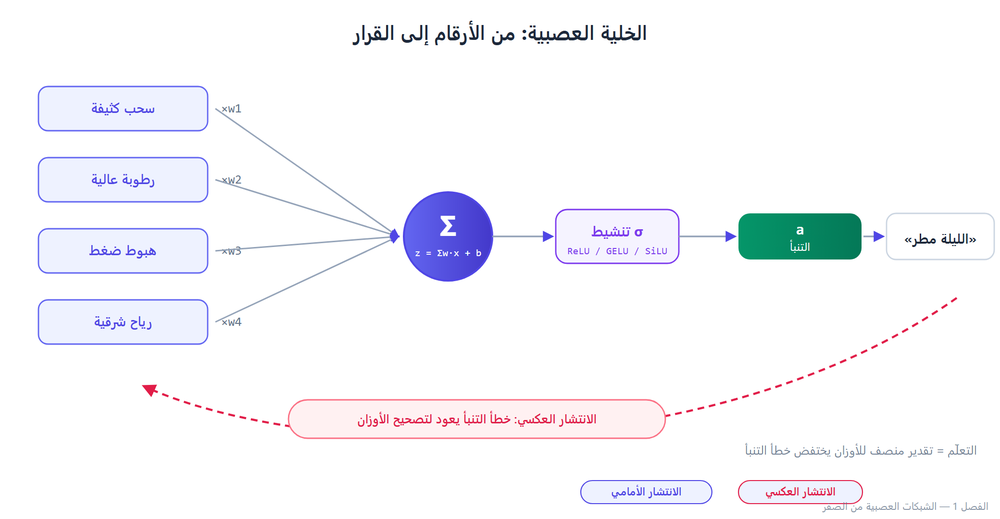
#> input picture courses/transformers-llms-theory-to-systems/media/dist/images/f01_neuron.png, 1000 x 519 px, shrunk from 2080 x 1080 before the run, given in place of the camera
$ jupyter execute --allow-errors ch-06-ch06-edges.ipynb   (older library calls are emulated)   (text cells are left out)
#> lines starting #> are read from the running program, lines starting #| are printed output that depends on the picture; after the words box and inside, x2 and y2 are one past the last pixel; in counts of white or black regions, pixels touching at a corner belong together
[cell 1]
#!/usr/bin/env python3
# -*- coding: utf-8 -*-
"""
OpenCV 5 والرؤية الحاسوبية بالذكاء الاصطناعي — التدرجات ومرشحات الحواف: من Sobel إلى Canny
OpenCV 5 and AI Computer Vision — Edges

Book slug : opencv-5-ai-vision
Chapter   : ch-06-ch06-edges (lesson 6)
Code files: 7 consolidated fragment(s)

All code fragments from this chapter are collected in this single file,
in the same order as the matching Jupyter notebook.
"""

# ────────────────────────────────────────────────────────────────────────
# [001] maghzbook-download/opencv-5-ai-vision/code/ch-06-ch06-edges.py
# ────────────────────────────────────────────────────────────────────────
#!/usr/bin/env python3
# -*- coding: utf-8 -*-
"""
OpenCV 5 والرؤية الحاسوبية بالذكاء الاصطناعي — التدرجات ومرشحات الحواف: من Sobel إلى Canny
OpenCV 5 and AI Computer Vision — Edges

Book slug : opencv-5-ai-vision
Chapter   : ch-06-ch06-edges (lesson 6)
Code files: 6 consolidated fragment(s)

All code fragments from this chapter are collected in this single file,
in the same order as the matching Jupyter notebook.
"""

# ────────────────────────────────────────────────────────────────────────
# [001] content/chapters/ch06_edges.md
# ────────────────────────────────────────────────────────────────────────
import cv2
import numpy as np

gray = cv2.imread("assets/samples/building.jpg", cv2.IMREAD_GRAYSCALE)

#> (the rest of this cell did not finish here and is left out)

[cell 2]
#!/usr/bin/env python3
# -*- coding: utf-8 -*-
"""
OpenCV 5 والرؤية الحاسوبية بالذكاء الاصطناعي — التدرجات ومرشحات الحواف: من Sobel إلى Canny
OpenCV 5 and AI Computer Vision — Edges

Book slug : opencv-5-ai-vision
Chapter   : ch-06-ch06-edges (lesson 6)
Code files: 6 consolidated fragment(s)

All code fragments from this chapter are collected in this single file,
in the same order as the matching Jupyter notebook.
"""

# ────────────────────────────────────────────────────────────────────────
# [001] content/chapters/ch06_edges.md
# ────────────────────────────────────────────────────────────────────────
import cv2
import numpy as np

gray = cv2.imread("assets/samples/building.jpg", cv2.IMREAD_GRAYSCALE)

#> (the rest of this cell did not finish here and is left out)

[cell 3]
import cv2
import numpy as np

gray = cv2.imread("assets/samples/building.jpg", cv2.IMREAD_GRAYSCALE)

#> (the rest of this cell did not finish here and is left out)

#> (a cell that did not finish here is left out)

#> (a cell that did not finish here is left out)

[cell 6]
edges = cv2.Canny(gray, threshold1=90, threshold2=180, apertureSize=3, L2gradient=False)

[cell 7]
def auto_canny(image, sigma=0.33):
    v = np.median(image)
    lower = int(max(0, (1.0 - sigma) * v))
    upper = int(min(255, (1.0 + sigma) * v))
    return cv2.Canny(image, lower, upper)

#> (the rest of this cell did not finish here and is left out)

[cell 8]
import cv2
import numpy as np

cap = cv2.VideoCapture(0)
while cap.isOpened():
    ok, frame = cap.read()
#> frame is the input picture: shape (519, 1000, 3); mean B, G, R 250.4, 246.4, 246.2
    if not ok:
        break
    gray = cv2.cvtColor(frame, cv2.COLOR_BGR2GRAY)
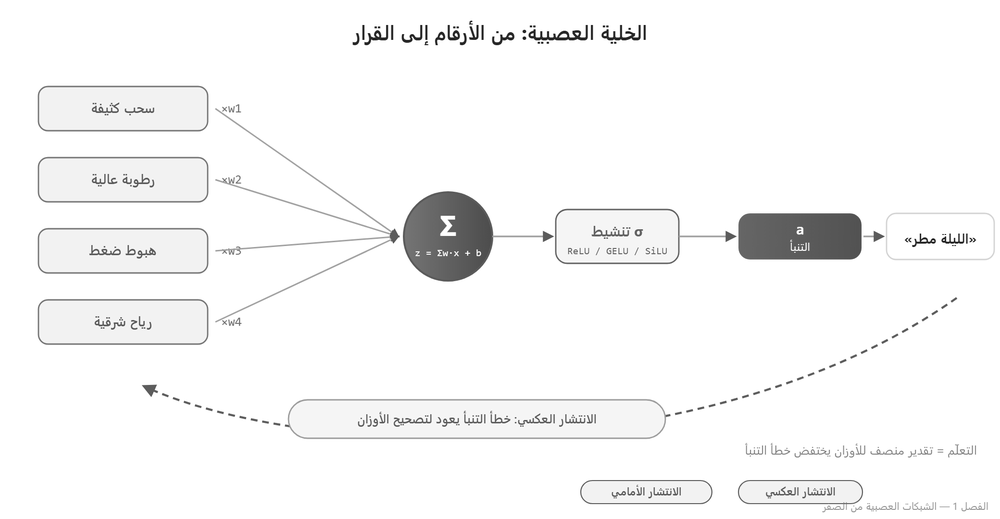
#> gray: shape (519, 1000); min 0, max 255, mean 246.8
    blur = cv2.GaussianBlur(gray, (5, 5), 1.6)      # قبل الحواف: تنعيم خفيف
    edges = cv2.Canny(blur, 80, 160)
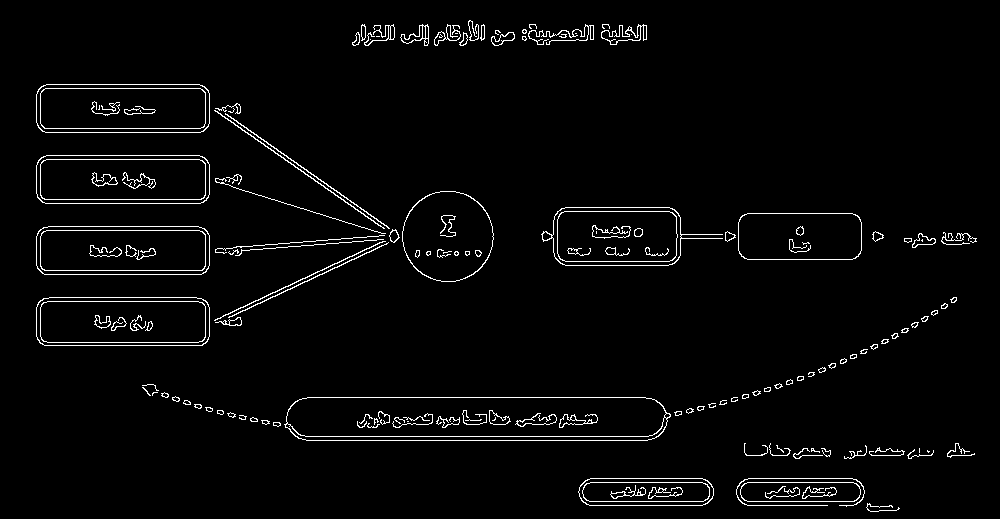
#> edges: shape (519, 1000); 2.9% white in thin lines or dots, all inside (x1, y1, x2, y2) = (36, 20, 977, 512)
    edges_color = cv2.cvtColor(edges, cv2.COLOR_GRAY2BGR)
    cv2.imshow('frame | edges', np.hstack([frame, edges_color]))
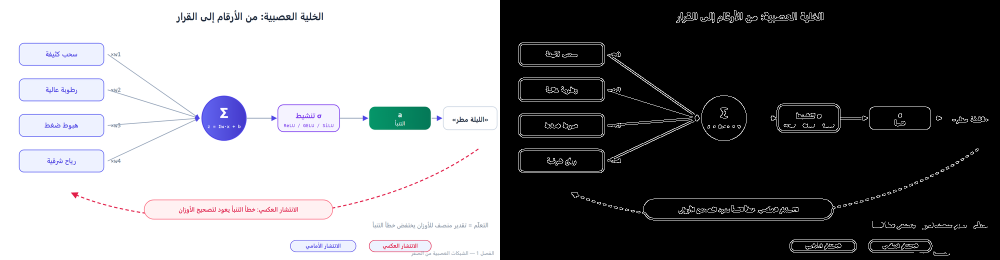
#> window 'frame | edges': shape (519, 2000, 3) (shown at 1/2 size); mean B, G, R 128.9, 126.8, 126.8
    if cv2.waitKey(1) & 0xFF == ord('q'):
#> (key q is pressed here)
        break
cap.release()
cv2.destroyAllWindows()

$ run again, on courses/transformers-llms-theory-to-systems/media/dist/images/f02_backprop.png
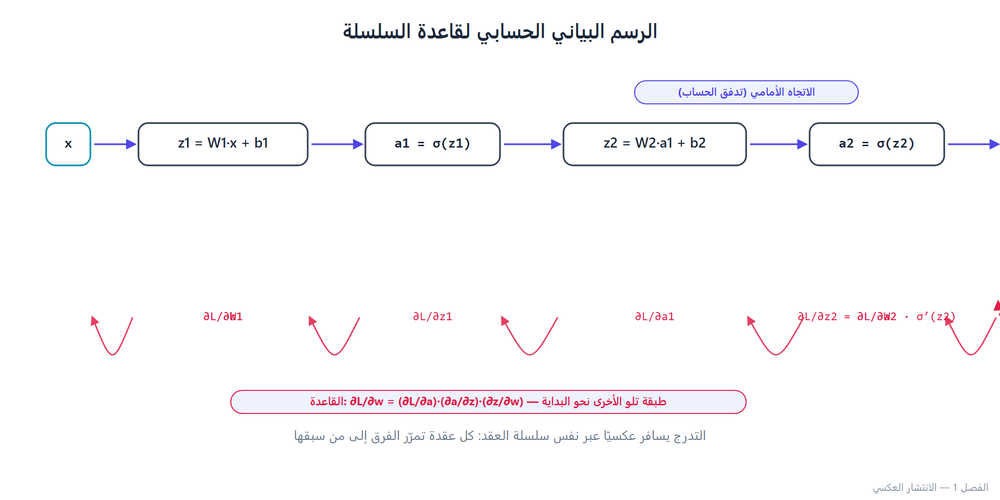
#> input picture courses/transformers-llms-theory-to-systems/media/dist/images/f02_backprop.png, 1000 x 500 px, shrunk from 2080 x 1040 before the run, given in place of the camera
#> frame is the input picture: shape (500, 1000, 3); mean B, G, R 251.4, 250, 251.1
#> `edges = cv2.Canny(blur, 80, 160)`:
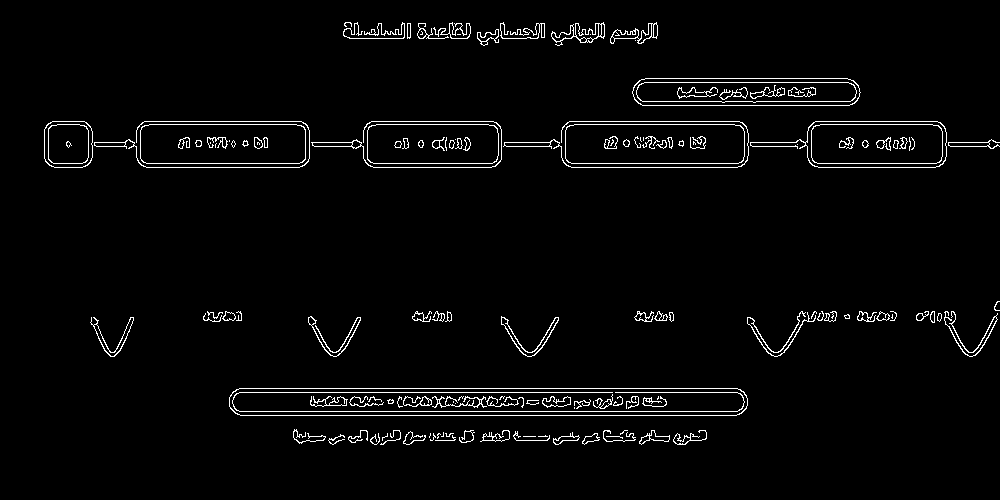
#> edges: shape (500, 1000); 2.9% white in thin lines or dots, all inside (x1, y1, x2, y2) = (44, 22, 1000, 445)
#> `cv2.imshow('frame | edges', np.hstack([frame, edges_color]))`:
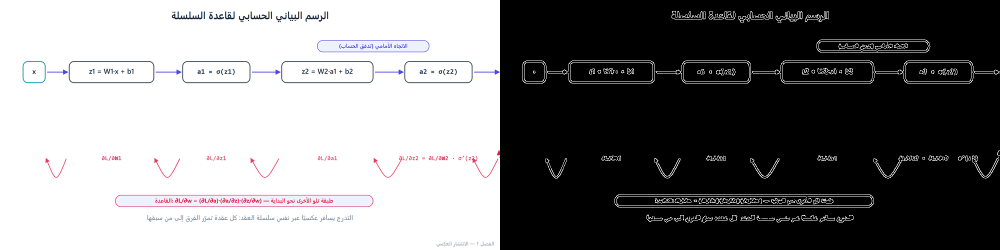
#> window 'frame | edges': shape (500, 2000, 3) (shown at 1/2 size); mean B, G, R 129.4, 128.7, 129.2

$ run again, on courses/transformers-llms-theory-to-systems/media/dist/images/f03_curves.png
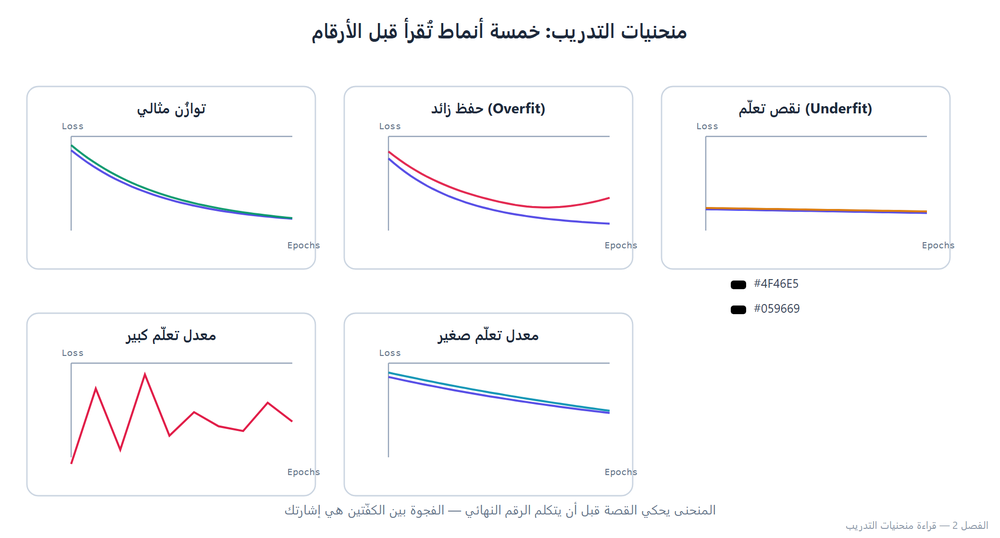
#> input picture courses/transformers-llms-theory-to-systems/media/dist/images/f03_curves.png, 1000 x 538 px, shrunk from 2080 x 1120 before the run, given in place of the camera
#> frame is the input picture: shape (538, 1000, 3); mean B, G, R 251.4, 250.5, 250.5
#> `edges = cv2.Canny(blur, 80, 160)`:
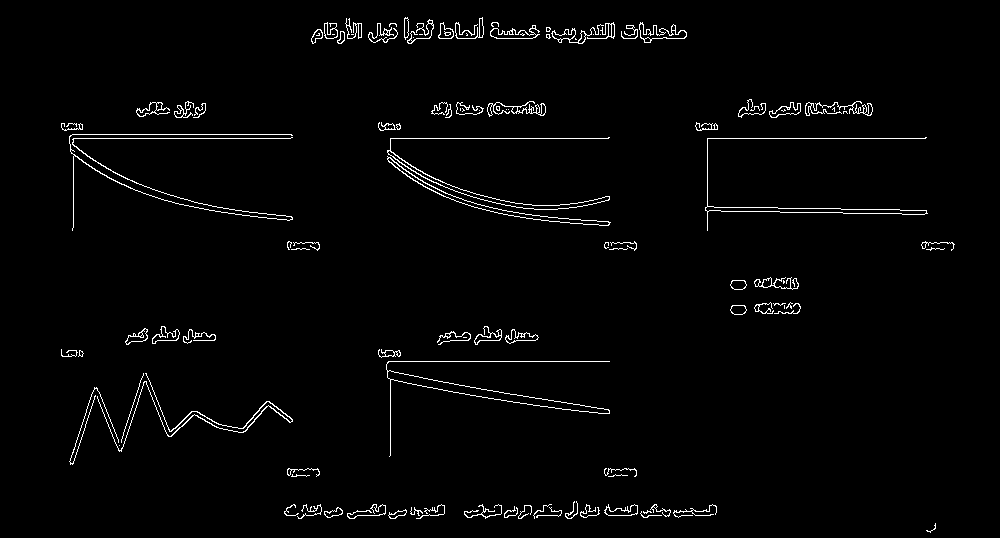
#> edges: shape (538, 1000); 2% white in thin lines or dots, all inside (x1, y1, x2, y2) = (61, 17, 955, 533)
#> `cv2.imshow('frame | edges', np.hstack([frame, edges_color]))`:
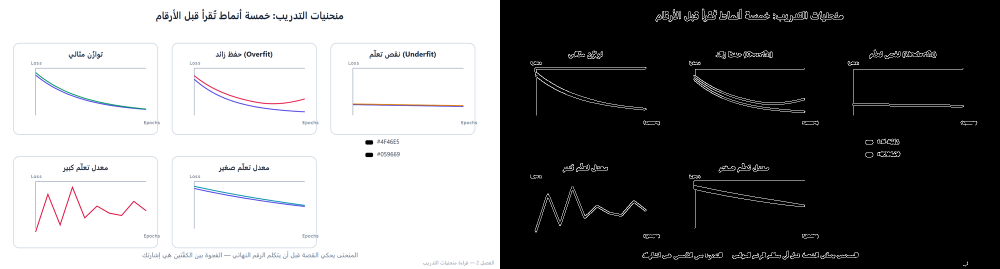
#> window 'frame | edges': shape (538, 2000, 3) (shown at 1/2 size); mean B, G, R 128.3, 127.8, 127.8

$ run again, on courses/transformers-llms-theory-to-systems/media/dist/images/f04_regularizers.png
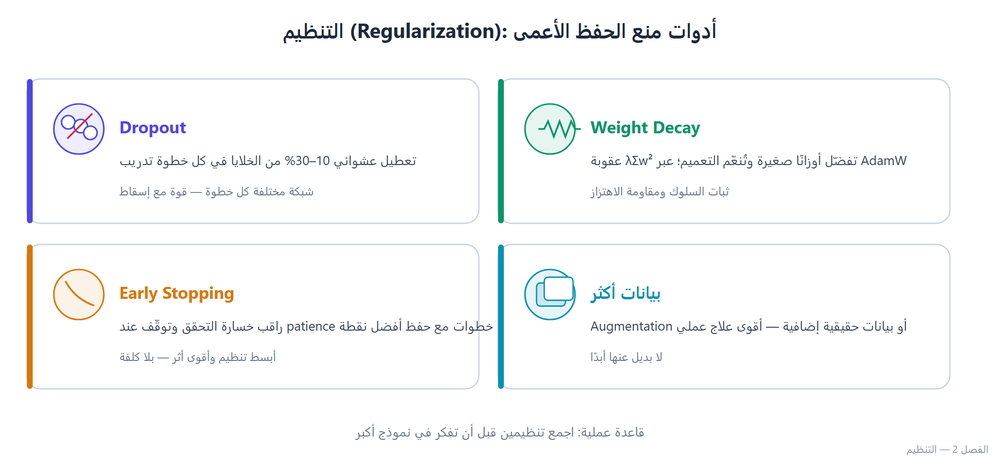
#> input picture courses/transformers-llms-theory-to-systems/media/dist/images/f04_regularizers.png, 1000 x 462 px, shrunk from 2080 x 960 before the run, given in place of the camera
#> frame is the input picture: shape (462, 1000, 3); mean B, G, R 249.8, 249.2, 248.3
#> `edges = cv2.Canny(blur, 80, 160)`:
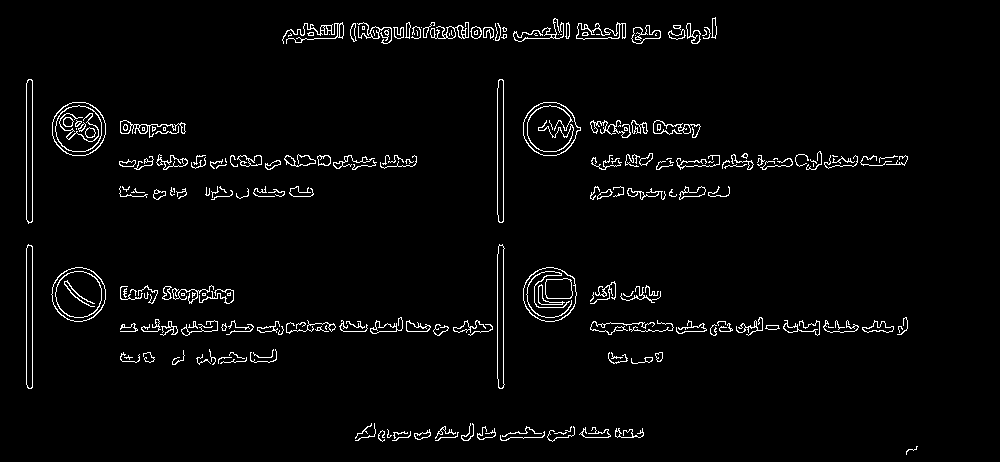
#> edges: shape (462, 1000); 2.9% white in thin lines or dots, all inside (x1, y1, x2, y2) = (26, 17, 918, 455)
#> `cv2.imshow('frame | edges', np.hstack([frame, edges_color]))`:
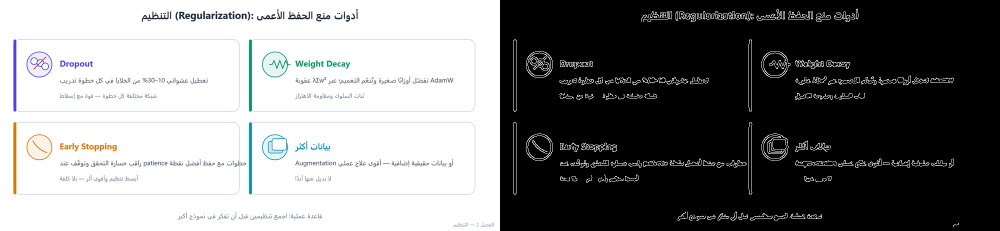
#> window 'frame | edges': shape (462, 2000, 3) (shown at 1/2 size); mean B, G, R 128.6, 128.3, 127.8
